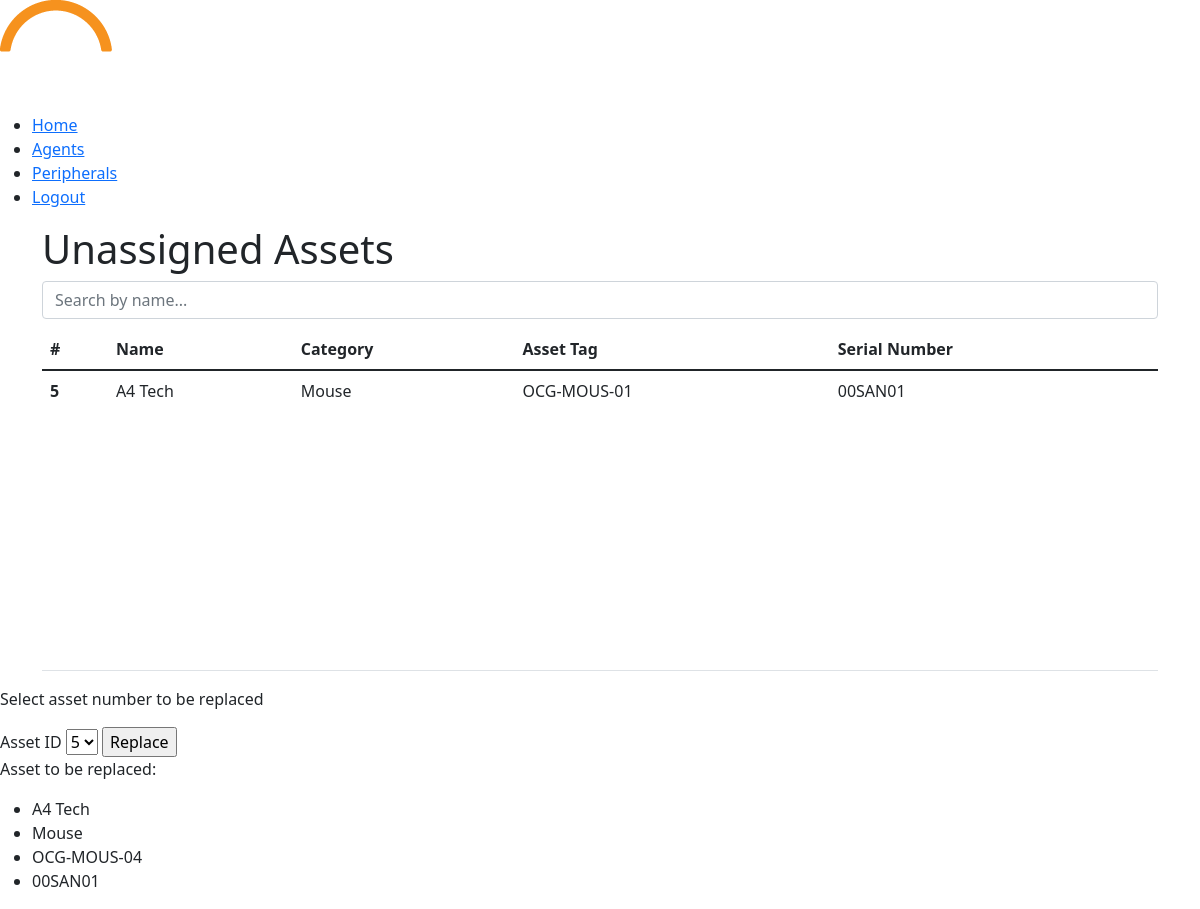
The app's page /replace_asset/Alex Macenas/4 (signed in), older data.
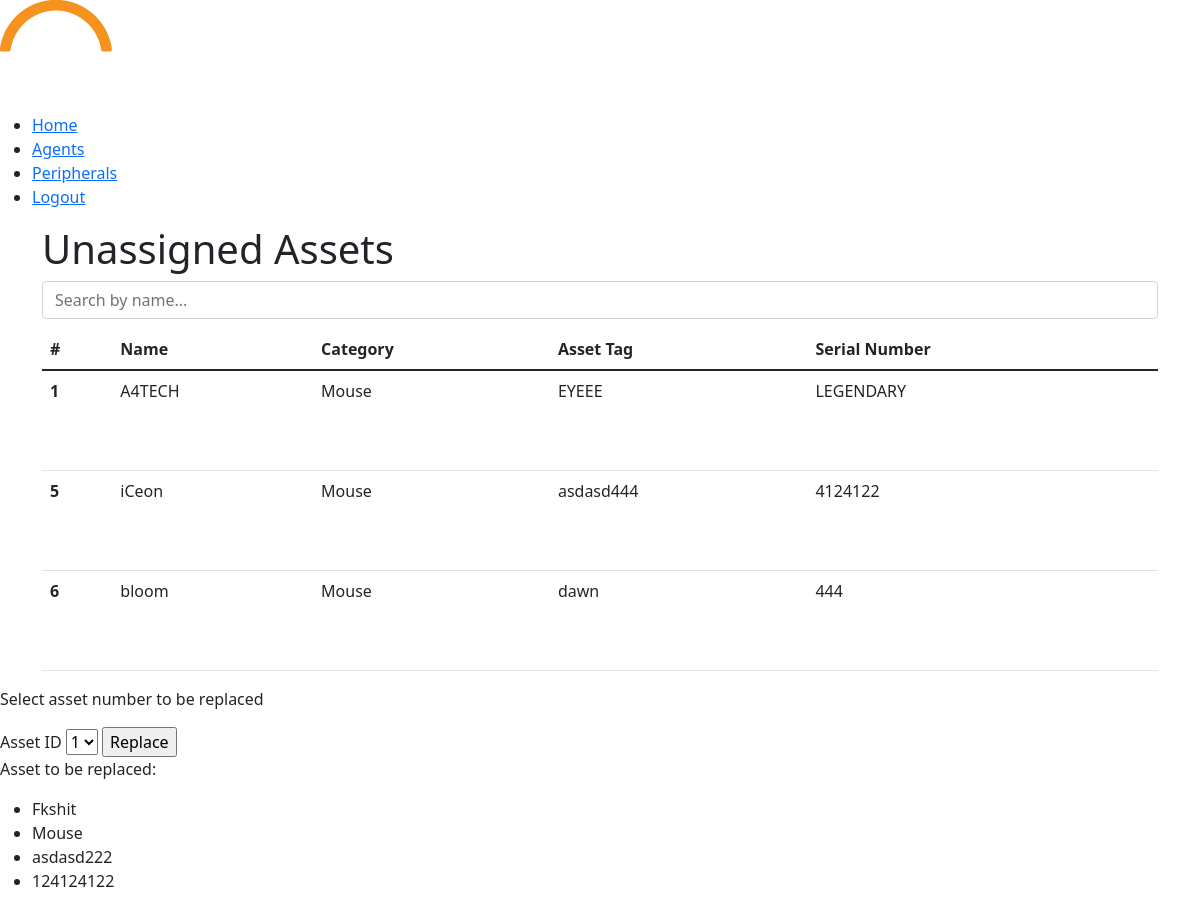
The same page, newer data.
### models.py (models this page shows)
class Stock(db.Model):
    __tablename__ = 'stock'
    id = db.Column(db.Integer, primary_key=True, autoincrement=True)
    name = db.Column(db.Text, unique=False, nullable=False)
    category = db.Column(db.String(30), unique=False, nullable=False)
    asset_tag = db.Column(db.String(30), unique=False, nullable=False)
    serial_number = db.Column(db.String(30), unique=False, nullable=False)

### main.py (the view)
@app.route("/replace_asset/<fn>/<asset_id>", methods=['GET', 'POST'])
def replace_asset(fn, asset_id):
    msg = ""
    form = assignAsset()
    stock_det = Stock.query.filter_by(id=asset_id).first()
    all_stocks_query = f"""
    SELECT * FROM stock
    WHERE id NOT IN (
    SELECT stock_id FROM asset
    ) AND category = '{stock_det.category}';
    """
    stocks_not_in_asset = db.session.execute(text(all_stocks_query)).fetchall()
    if not stocks_not_in_asset:
        msg = "No unassigned assets found."
    else:
        form.id.choices = [(str(row[0]), str(row[0])) for row in stocks_not_in_asset]
    return render_template("replace_asset.html", form=form, msg=msg, stocks=stocks_not_in_asset, stock_det=stock_det, fn=fn)

### form.py
class assignAsset(FlaskForm):
    id = SelectField(label='Asset ID', validators=[DataRequired(), InputRequired()])
    agent_name = SelectField(label='Assign To:', validators=[DataRequired()])

### main.py (called while the page is built)
@login_manager.user_loader
def load_user(user_id):
    return db.session.get(User,(user_id))

### templates/replace_asset.html (shortened to what this page needs)
<!DOCTYPE html>
<html lang="en">
<head>
  <link href="https://cdn.jsdelivr.net/npm/bootstrap@5.1.3/dist/css/bootstrap.min.css" rel="stylesheet">
</head>
<body>
  <header>
    <nav>
     <a href="{{ url_for('home') }}"><img src="static\css\assets\orkestra-main-logo.png" alt=""></a>
     <div class="nav-links">
        <ul>
            <li><a href="{{ url_for('home') }}">Home</a></li>
            <li><a href="{{ url_for('search') }}">Agents</a></li>
            <li><a href="{{ url_for('asset_view') }}">Peripherals</a></li>
            <li><a href="{{ url_for('login') }}">Logout</a></li>
        </ul>
    </div>
    </nav>
</header>
    <div class="container">
        <h1>Unassigned Assets</h1>
        <div class="search-bar">
          <input type="text" class="form-control" id="myInput" onkeyup="myFunction()" placeholder="Search by name...">
        </div>
        <table class="table" id="myTable">
          <thead>
            <tr>
              <th scope="col">#</th>
              <th scope="col">Name</th>
              <th scope="col">Category</th>
              <th scope="col">Asset Tag</th>
              <th scope="col">Serial Number</th>
            </tr>
          </thead>
          <tbody style="overflow-y: auto; height: 300px;">
            {% for stock in stocks %}
            <tr>
              <th scope="row">{{ stock.id }}</th>
              <td>{{ stock.name }}</td>
              <td>{{ stock.category }}</td>
              <td>{{ stock.asset_tag }}</td>
              <td>{{ stock.serial_number }}</td>
            </tr>
            {% endfor %}
          </tbody>
        </table>
      </div>
    <div class="div">
        <p>Select asset number to be replaced</p>
        <form action="{{ url_for('assign_asset_controller') }}" method="POST">
            {{ form.id.label }}
            {{ form.id() }}
            <input type="submit" value="Replace" id="submitButton" onclick="return confirmReplace()">
          </form>
        <p>Asset to be replaced:</p>
        <ul>
            <li>{{ stock_det.name }}</li>
            <li>{{ stock_det.category }}</li>
            <li>{{ stock_det.asset_tag }}</li>
            <li>{{ stock_det.serial_number }}</li>
        </ul>
    </div>
</body>
</html>

Row changes from the older to the newer data that the page shows:
now on this page (row edited): Stock: id "1", name "A4TECH", category "Mouse", asset_tag "EYEEE", serial_number "LEGENDARY"
changed Stock id 5: name "A4 Tech" → "iCeon"; asset_tag "OCG-MOUS-01" → "asdasd444"; serial_number "00SAN01" → "4124122"
added Stock: id "6", name "bloom", category "Mouse", asset_tag "dawn", serial_number "444"
changed Stock: name "A4 Tech" → "Fkshit"; asset_tag "OCG-MOUS-04" → "asdasd222"; serial_number "00SAN01" → "124124122"
Text that changed along with them:
form field id: "5" → "1"
